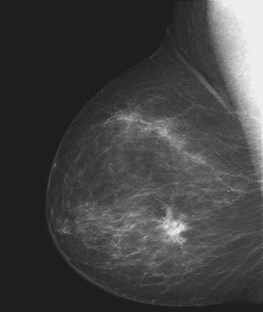
%> input picture breast_Xray.tif, 263 x 312 px, shrunk from 482 x 571 before the run
$ octave lab2.m   (GNU Octave 9; MATLAB toolbox functions it lacks are replaced by stand-ins)
%> lines starting %> are read from the running program, lines starting %| are printed output that depends on the picture; in (x1, y1, x2, y2) boxes, pixels count from 0 and x2, y2 are one past the last pixel; in counts of white or black regions, pixels touching at a corner belong together; the program's own positions count from 1
close all ; % closes all figures
clear all ; % clears all variables
clc; % clears command window


im = imread("breast_Xray.tif");
%> im is the input picture: size 312x263 uint8; min 28, max 243, mean 66.7
im = double(im);
%> im: size 312x263 double

[rows , cols ] = size(im); % initilize array columns and rows
%> rows = 312; cols = 263

out = zeros(rows , cols); %intilize new zeros array

for i = 1 : rows
    for j = 1:cols
        pix = im(i , j);
        out(i , j) = 255 - pix;
    end
end
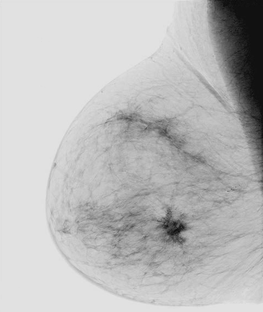
%> out: size 312x263 double; min 12, max 227, mean 188.3

%neg = 255 - im ; % same as upper implementation

figure;
subplot(131); imshow(uint8(im));title('Input Image');
subplot(132); imshow(uint8(out));title('Negatif Image');

im = imread("moon.tif");
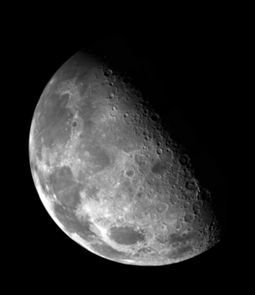
%> input picture moon.tif, 255 x 295 px, shrunk from 466 x 540 before the run
%> im is the input picture: size 295x255 uint8; min 0, max 255, mean 42.7
im = double(im);
%> im: size 295x255 double

[rows , cols ] = size(im); % initilize array columns and rows
%> rows = 295; cols = 255

out1 = zeros(rows , cols); %intilize new zeros array


for i = 1 : rows
    for j = 1:cols
        pix = im(i , j);
            if pix > 150   % clipping if pixel value below the 150
                out1(i , j) = 255 ;
            else
            out1(i , j) = 0 ;
            end
    end
end
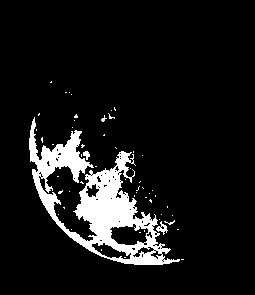
%> out1: size 295x255 double; 9.3% white; 55 white regions (52 under 20 px), largest, box (x1, y1, x2, y2) and area: (29, 117, 180, 265) 6705, (156, 221, 168, 235) 68, (83, 151, 90, 160) 39


%out2(im >10) = 255 ; % if pixel value under 10 value then clip every pixel value in array way more faster
%than upper implementation


figure;
subplot(131); imshow(uint8(im));title('Input Image');
subplot(132); imshow(uint8(out1));title('Threashold Image 1. Way');
%subplot(133); imshow(uint8(out2));title('Threashold Image 2. Way');


im = imread("DFT_no_log .tif");
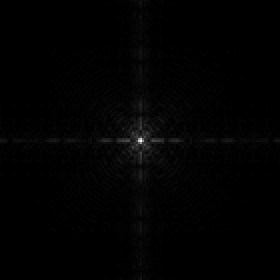
%> input picture DFT_no_log .tif, 140 x 140 px, shrunk from 256 x 256 before the run (shown 2 times larger)
%> im is the input picture: size 140x140 uint8; min 0, max 247, mean 2.1
im = double(im);
%> im: size 140x140 double

[rows , cols ] = size(im);
%> rows = 140; cols = 140

out2 = zeros(rows , cols);


for i = 1 : rows
    for j = 1:cols
        pix = im(i , j);
        out2(i ,j) = log(1+pix); %We are adding 1 because log0 is undifened
    end
end
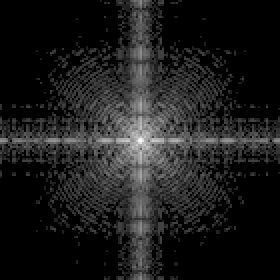
%> out2: size 140x140 double (shown 2 times larger); min 0, max 5.51, mean 0.615; drawn with min black and max white

figure;
subplot(131); imshow(uint8(im));title('Input Image');
subplot(132); imshow(out2 , []);title('Log Transformed'); % Resizeable needed because of eligible values are not in out2 array
%so used [] argument in imshow() function

im = imread("washed_aerial.tif");
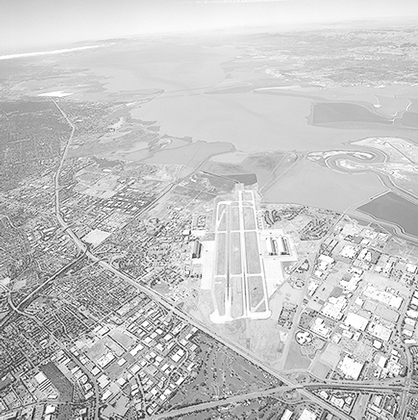
%> input picture washed_aerial.tif, 418 x 420 px, shrunk from 765 x 769 before the run
%> im is the input picture: size 420x418 uint8; min 5, max 255, mean 197
im = double(im);
%> im: size 420x418 double

[rows , cols ] = size(im);
%> rows = 420; cols = 418

out3 = zeros(rows , cols);


for i = 1 : rows
    for j = 1:cols
        pix = im(i , j);
        out3(i ,j) = 255*((pix / 255)^6); % We normalized the pixel values then multiplying gamma coefficient
    end
end
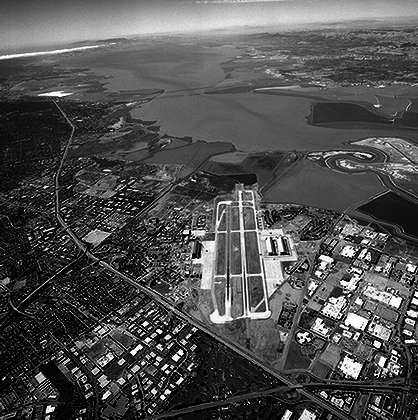
%> out3: size 420x418 double; min 1.45e-08, max 255, mean 80.2

figure;
subplot(131); imshow(uint8(im));title('Input Image');
subplot(132); imshow(uint8(out3));title('Power Law Transformed');
